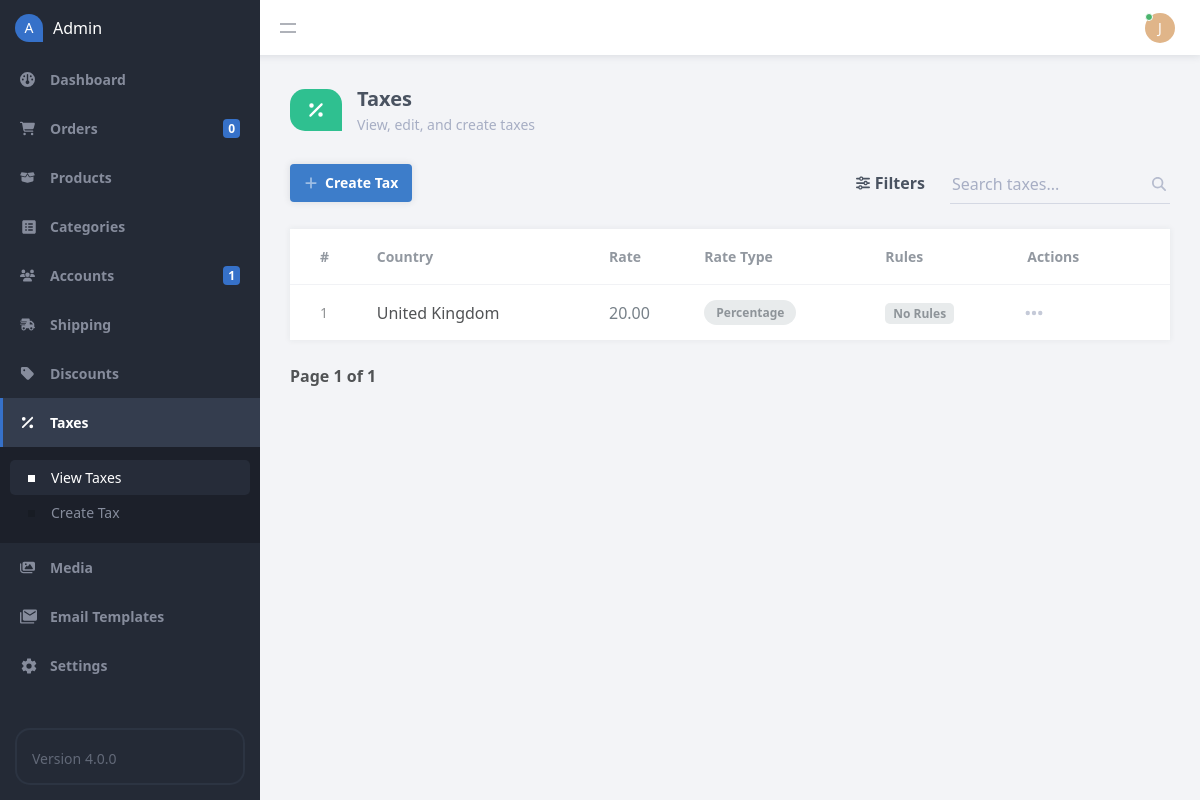
/admin/index.php?page=taxes (signed in), run on the app's committed database.
### tables this page shows
CREATE TABLE IF NOT EXISTS `taxes` (
  `id` int(11) NOT NULL AUTO_INCREMENT,
  `country` varchar(255) NOT NULL,
  `rate` decimal(5,2) NOT NULL,
  `rate_type` varchar(50) NOT NULL DEFAULT 'percentage',
  `rules` mediumtext DEFAULT NULL,
  PRIMARY KEY (`id`)
);

### admin/index.php (called while the page is built, shortened)
<?php
include '../functions.php';
$page = isset($_GET['page']) && file_exists($_GET['page'] . '.php') ? $_GET['page'] : 'dashboard';
include $page . '.php';
?>

### admin/taxes.php (the view, shortened to what this page needs)
<?php
$pagination_page = isset($_GET['pagination_page']) ? $_GET['pagination_page'] : 1;
$search = isset($_GET['search_query']) ? $_GET['search_query'] : '';
$country = isset($_GET['country']) ? $_GET['country'] : '';
$order = isset($_GET['order']) && $_GET['order'] == 'DESC' ? 'DESC' : 'ASC';
$order_by_whitelist = ['id','country','rate','rate_type','rules'];
$order_by = isset($_GET['order_by']) && in_array($_GET['order_by'], $order_by_whitelist) ? $_GET['order_by'] : 'id';
$results_per_pagination_page = 15;
$param1 = ($pagination_page - 1) * $results_per_pagination_page;
$param2 = $results_per_pagination_page;
$where = '';
$where .= $search ? 'WHERE (t.country LIKE :search OR t.rate LIKE :search) ' : '';
$stmt = $pdo->prepare('SELECT COUNT(*) AS total FROM taxes t ' . $where);
$stmt->execute();
$total_taxes = $stmt->fetchColumn();
$stmt = $pdo->prepare('SELECT t.* FROM taxes t ' . $where . ' ORDER BY ' . $order_by . ' ' . $order . '  LIMIT :start_results,:num_results');
$stmt->bindParam('start_results', $param1, PDO::PARAM_INT);
$stmt->bindParam('num_results', $param2, PDO::PARAM_INT);
$stmt->execute();
$taxes = $stmt->fetchAll(PDO::FETCH_ASSOC);
$url = 'index.php?page=taxes&search_query=' . $search . '&country=' . $country;
?>
<?=template_admin_header('Taxes', 'taxes', 'view')?>
<div class="content-title">
    <div class="title">
        <div class="icon">
        </div>
        <div class="txt">
            <h2>Taxes</h2>
            <p>View, edit, and create taxes</p>
        </div>
    </div>
</div>
<div class="content-header responsive-flex-column pad-top-5">
    <a href="index.php?page=tax" class="btn">
        Create Tax
    </a>
    <form method="get">
        <div class="filters">
            <a href="#">
                Filters
            </a>
        </div>
        <div class="search">
            <label for="search_query">
                <input id="search_query" type="text" name="search_query" placeholder="Search taxes..." value="<?=htmlspecialchars($search, ENT_QUOTES)?>" class="responsive-width-100">
            </label>
        </div>
    </form>
</div>
<div class="content-block no-pad">
    <div class="table">
        <table>
            <thead>
                <tr>
                    <td class="responsive-hidden"><a href="<?=$url . '&order=' . ($order=='ASC'?'DESC':'ASC') . '&order_by=id'?>">#<?=$order_by=='id' ? $table_icons[strtolower($order)] : ''?></a></td>
                    <td><a href="<?=$url . '&order=' . ($order=='ASC'?'DESC':'ASC') . '&order_by=country'?>">Country<?=$order_by=='country' ? $table_icons[strtolower($order)] : ''?></a></td>
                    <td><a href="<?=$url . '&order=' . ($order=='ASC'?'DESC':'ASC') . '&order_by=rate'?>">Rate<?=$order_by=='rate' ? $table_icons[strtolower($order)] : ''?></a></td>
                    <td><a href="<?=$url . '&order=' . ($order=='ASC'?'DESC':'ASC') . '&order_by=rate_type'?>">Rate Type<?=$order_by=='rate_type' ? $table_icons[strtolower($order)] : ''?></a></td>
                    <td><a href="<?=$url . '&order=' . ($order=='ASC'?'DESC':'ASC') . '&order_by=rules'?>">Rules<?=$order_by=='rules' ? $table_icons[strtolower($order)] : ''?></a></td>
                    <td class="align-center">Actions</td>
                </tr>
            </thead>
            <tbody>
                <?php foreach ($taxes as $tax): ?>
                <tr>
                    <td class="responsive-hidden alt"><?=$tax['id']?></td>
                    <td><?=$tax['country']?></td>
                    <td class="strong"><?=$tax['rate']?></td>
                    <td><span class="grey"><?=$tax['rate_type']?></span></td>
                    <td><?=$tax['rules'] ? '<span class="green small">' . count(json_decode($tax['rules'], true)) . ' Rules</span>' : '<span class="grey small">No rules</span>'?></td>
                    <td class="actions">
                        <div class="table-dropdown">
                        </div>
                    </td>
                </tr>
                <?php endforeach; ?>
            </tbody>
        </table>
    </div>
</div>
<div class="pagination">
    <span>Page <?=$pagination_page?> of <?=ceil($total_taxes / $results_per_pagination_page) == 0 ? 1 : ceil($total_taxes / $results_per_pagination_page)?></span>
</div>
<?=template_admin_footer()?>

### data on the page
taxes: id "1", country "United Kingdom", rate "20.00", rate_type "Percentage", shows "No Rules"

### other printed values
num_format($orders_total) "0"
num_format($accounts_total) "1"
substr($_SESSION['account_name'], 0, 1) "J"
$pagination_page "1"
ceil($total_taxes / $results_per_pagination_page) "1"
